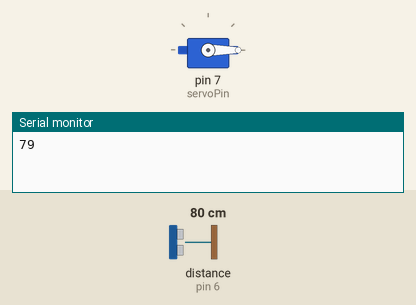
Bench run of a sketch on a simulated Arduino Uno, built with avr-gcc and run on an emulated ATmega328P. Shown: servo, the last lines printed to the serial monitor. Wiring (inferred from the names in the program): ultrasonic range finder: trigger pin 5; echo pin 6. Inputs (shaded band) come from the test bench; at power-on: distance to the obstacle (sensor on pin 6) 80 cm. The echo pulse lasts 58.3 µs per cm.

Above: at 1.3 s.
1.4 s: distance to the obstacle (sensor on pin 6) set to 54 cm
3.4 s: distance to the obstacle (sensor on pin 6) set to 48 cm
At 5.4 s:
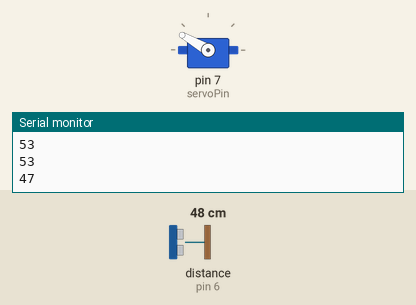
5.8 s: distance to the obstacle (sensor on pin 6) set to 60 cm
At 7.5 s:
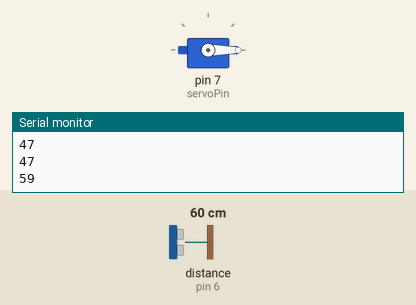
7.8 s: distance to the obstacle (sensor on pin 6) set to 2 cm
At 9.5 s:
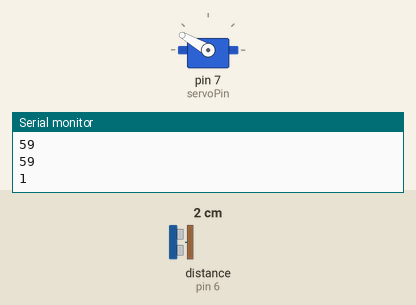
Timing chart, 0 to 10.9 s (numbered marks = the images above; inputs shaded):
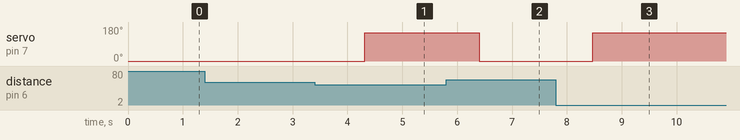

Measured:
- the behaviour switches between 51 and 50 cm on distance to the obstacle (sensor on pin 6) (found by bisection; images 0 and 1)
- after the input at 3.4 s, servo on pin 7 (servoPin): 0° → 150° after 0.92 s
- after the input at 5.8 s, servo on pin 7 (servoPin): 150° → 0° after 0.60 s
- after the input at 7.8 s, servo on pin 7 (servoPin): 0° → 150° after 0.68 s

The sketch:

2001CS02_Code.ino
```cpp
#include <Servo.h> // this library allows an Arduino board to control RC (hobby) servo motors

Servo servo;

int trigPin = 5, echoPin = 6, servoPin = 7; // initialising all three pins
long duration, dist, average;
long arr[3];

void setup() {
  Serial.begin(9600); // establishes serial communication between Arduino board and another device
  servo.attach(servoPin); // attaches servo motor to the Arduino board
  pinMode(trigPin, OUTPUT); // configuring trigPin to behave as an output
  pinMode(echoPin, INPUT); // configuring echoPin to behave as an input
  servo.write(0); // sets the angle of the shaft (in degrees)
  delay(100); // delaying by 100 milli seconds
  servo.detach(); // detaches the servo variable from its pin
}

void measure() {
  digitalWrite(trigPin, LOW); // sets the trigPin off
  delayMicroseconds(5);
  digitalWrite(trigPin, HIGH); // sets the trigPin on
  delayMicroseconds(15);
  digitalWrite(trigPin, LOW); // sets the trigPin off
  pinMode(echoPin, INPUT); // configuring echoPin to behave as an input
  duration = pulseIn(echoPin, HIGH); // returns the length of the pulse in microseconds
  dist = (duration / 2) / 29.1;  // obtaining distance (in 29.1ms sound travels 1cm)
}

void loop() {
  for (int i = 0; i < 3; i++) {
    measure();
    arr[i] = dist;
    delay(10);
  }
  dist = (arr[0] + arr[1] + arr[2]) / 3; // above code takes three continuous measurements with 0.01 seconds delay and then take their average

  if ( dist < 50 ) {
    servo.attach(servoPin); // attaches servo motor to the Arduino board
    delay(1);
    servo.write(150);
    delay(1000);
    servo.detach(); // detaches the servo variable from its pin
  }
  else
  {
    servo.attach(servoPin); // attaches servo motor to the Arduino board

    servo.write(0);
    delay(1000);
    servo.detach(); // detaches the servo variable from its pin
  }


  Serial.println(dist); // prints data to the serial port as human-readable ASCII text
}
```
